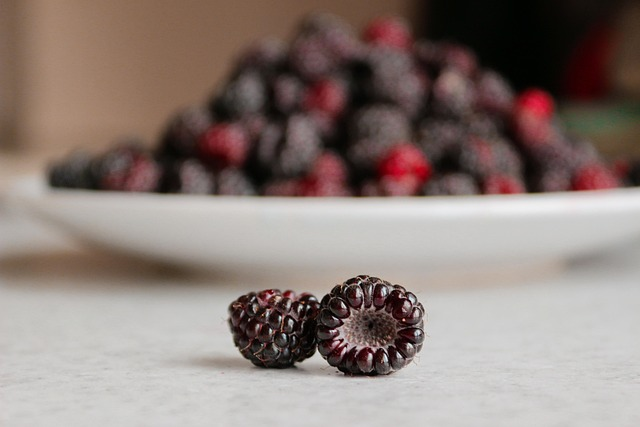
#> input picture AI/images/blackberries.jpg, 640 x 427 px
$ python 1.machine_vision.py
#> lines starting #> are read from the running program, lines starting #| are printed output that depends on the picture
# -*- coding: utf-8 -*-

"""
[목표]
- 머신비전/OpenCV 입문 수업용 내용을 "개념 + 예제" 중심으로 한 파일에 통합합니다.
- 실행하면서 바로 이해할 수 있도록 주석(설명)을 최대한 자세히 작성합니다.

[이 파일의 구성]
0) 머신비전/영상의 디지털화 개념 요약
1) OpenCV/NumPy 기초: dtype, unsigned, np.uint8(픽셀)
2) 경로(상대경로) 문제 방지: __file__ 기준으로 안전하게 이미지 경로 구성
3) 이미지 생성 예제(요청 반영)
   - 검정/흰색/특정색(B/G/R 포함)
   - Blue/Green/Red 지정 비교 (채널만 남기기)
   - 랜덤 색상 이미지(픽셀 노이즈/블록)
   - 그라데이션(수평 -> 수직 -> [요청] 컬러 그라데이션 -> 2D -> 라디얼)
4) OpenCV 창(Window) 모드 비교
   - 크기 조절 불가: WINDOW_AUTOSIZE
   - 크기 조절 가능: WINDOW_NORMAL (+ resizeWindow)
5) 기존 수업 흐름(유지)
   - imread / imshow / waitKey / ASCII / destroyAllWindows
   - shape 확인 / imwrite로 저장
6) 채널 분리/병합/개별 접근(split/merge/indexing)
7) (응용) uint8 오버플로와 안전한 밝기 조절(cv2.add)

----------------------------------------------------------------
0) 머신 비전(Machine Vision) 개요
----------------------------------------------------------------
인간이 시각정보를 보고 판단하듯, 컴퓨터는 영상 데이터를 보고 판단
    - 이미지 획득(이미지 센서) → 이미지 분석/이해 → 특정 작업 수행

* 비디오 파일이 만들어지는 과정
    이미지 센서가 빛의 양을 감지하여 숫자로 변환
        - 빛의 양 감지 → 전기 신호로 변환 → 디지털화(숫자로 변환)

    - 아날로그 : 연속적으로 변화하는 물리량을 표현(연속적)
    - 디지털 : 데이터를 0과 1의 2진 부호로 표현(불연속적)

    * Analogue to Digital 변환
        [아날로그 → 디지털]
        샘플링, 양자화를 거쳐 실제 장면이 픽셀(Pixel) 단위의 숫자로만 이루어진
        영상 데이터(2차원/3차원 배열)로 변환됨

        - 샘플링(Sampling)
            : 특정 주기(Frequency, 가로축)로 아날로그 데이터의 값을 기록
                - 초에 60번 샘플링: 60Hz(FPS)
                - 촘촘할수록 실제 장면과 가까워짐

        - 양자화(Quantization)
            : 특정 단위(Bit, 세로축)로 아날로그 데이터를 이산적인 값으로 표현
                - 8bit 컬러 = 2^8 = 256 단계
                - 24bit 컬러 = 2^24 단계(일반적인 True Color)
                - 단계가 많을수록(촘촘할수록) 실제 장면과 가까워짐

    * 영상 처리 과정(전형적인 파이프라인)

    [입력 데이터] 해결하기 원하는 문제에 대한 이미지 또는 영상 입력
         ↓
    [전처리 과정] 각종 필터 및 마스킹을 통한 영상 노이즈 제거
         ↓
    [특징 검출] 윤곽선, 코너, 특정 색 등 목표한 특징 검출
         ↓
    [데이터 해석] 검출된 데이터를 기반으로 해석 및 문제 해결
         ↓
    [출력 데이터] 목표한 최종 데이터 출력

----------------------------------------------------------------
1) 머신비전 라이브러리(요약)
----------------------------------------------------------------
- OpenCV : 무료, BSD 라이센스, 코드 공개 의무 없음, 상업적 이용 가능
- Halcon : 유료, 비쌈, 강력한 성능, 다양한 기능, 전문가 우대
- MIL    : 유료, 국내에서 많이 사용
- Vision Pro : 유료, 코드 리딩/패턴 매칭 등에 사용

----------------------------------------------------------------
2) OpenCV(Open Source Computer Vision Library)
----------------------------------------------------------------
- Intel에서 최초 개발(1999)
- C/C++, C#, Python, Java 지원
- 다양한 영상 처리 알고리즘 최적화 제공
- GPU 가속 모듈 지원
- 머신러닝 관련 모듈 포함

- 공식 홈페이지 : https://opencv.org/
- 파이썬 튜토리얼 : https://docs.opencv.org/4.10.0/d6/d00/tutorial_py_root.html

- 설치 방법 : pip install opencv-python
- 불러오기 : import cv2

----------------------------------------------------------------
[추가로 꼭 알아야 하는 핵심 개념]
----------------------------------------------------------------
(1) OpenCV 이미지 = NumPy 배열(np.ndarray)
    - grayscale(흑백): shape=(H, W)
    - color(컬러 BGR): shape=(H, W, 3)

(2) dtype = np.uint8
    - unsigned 8-bit integer = 0~255 범위
    - 영상/이미지는 보통 8bit(0~255)로 많이 다룸
    - 주의: uint8 상태에서 numpy 연산(+/-) 시 wrap-around(오버플로/언더플로) 위험
      예) np.uint8(250) + 10 -> 4 (260을 256으로 나눈 나머지)
    - 밝기 조절은 cv2.add/cv2.subtract 또는 astype+clip 후 uint8로 복귀 권장

(3) OpenCV 기본 채널 순서 = BGR
    - (0,0,255)는 “빨강”(B=0,G=0,R=255)

(4) 좌표/인덱싱
    - 말로는 (x,y)라고 하지만, 배열 접근은 img[y, x]
      (y=행=세로, x=열=가로)

실행:
    python 1.machine_vision_INTEGRATED.py

필요 이미지(권장):
    AI/images/blackberries.jpg
    AI/images/blueberries.jpg
    AI/images/strawberries.jpg

※ 이미지가 없거나 경로가 다르면, 일부 파트는 합성 이미지로 자동 대체(fallback)합니다.
"""

"""
----------------------------------------------------------------------
[핵심 개념] unsigned int? np.uint8?
----------------------------------------------------------------------
- unsigned(부호 없음): 음수가 없는 정수 타입
- C/C++의 unsigned int는 보통 32-bit인 경우가 많지만(0~2^32-1),
  "환경"에 따라 크기가 달라질 수 있습니다.

- NumPy의 np.uint8:
  - 8비트 부호 없는 정수 (0~255)
  - 일반적인 8-bit 영상(픽셀 값)은 보통 np.uint8로 표현합니다.

[중요] uint8 산술 주의
- numpy로 uint8끼리 더하면 overflow(넘침)로 값이 "회전"할 수 있습니다.
  예) 250 + 10 = 4 (260 mod 256)
- 밝기 증가/감소처럼 영상 처리에서는
  - cv2.add / cv2.subtract (포화 연산, saturate) 를 선호하거나
  - int16/float로 변환 후 clip(0~255) 하는 방법을 사용합니다.

----------------------------------------------------------------------
[중요] OpenCV 색상 채널 순서
----------------------------------------------------------------------
- OpenCV의 컬러 채널 순서는 RGB가 아니라 "BGR" 입니다.
  Blue  = (255, 0, 0)
  Green = (0, 255, 0)
  Red   = (0, 0, 255)

----------------------------------------------------------------------
[실행]
python 1_machine_vision_integrated.py
"""

from __future__ import annotations

from pathlib import Path
import cv2
import numpy as np


# =============================================================================
# 1) 경로 설정: 상대경로 깨짐 방지 (__file__ 기준)
# =============================================================================
print(f"OpenCV version: {cv2.__version__}")

# 현재 .py 파일 위치
BASE_DIR = Path(__file__).resolve().parent

# 사용자 폴더 구조 가정:
# - 이 파일이 .../AI/Open_CV/ 에 있고
# - 이미지가 .../AI/images/ 에 있는 구조를 기준으로 합니다.
AI_DIR = BASE_DIR.parent
IMG_DIR = AI_DIR / "images"
OUT_DIR = IMG_DIR / "output"
OUT_DIR.mkdir(parents=True, exist_ok=True)

print("BASE_DIR:", BASE_DIR)
print("IMG_DIR :", IMG_DIR)
print("OUT_DIR :", OUT_DIR)


# =============================================================================
# 2) 공통 유틸 함수(학습/디버깅을 위한 도구)
# =============================================================================
def ensure_loaded(img: np.ndarray | None, path: Path) -> np.ndarray:
    """
    cv2.imread()는 경로가 잘못되면 예외를 던지지 않고 None을 반환합니다.
    그래서 "반드시" None 체크를 해서 빨리 원인을 찾는 습관이 중요합니다.
    """
    if img is None:
        raise FileNotFoundError(f"[imread 실패] 파일을 찾을 수 없거나 읽을 수 없습니다: {path}")
    return img


def info(name: str, img: np.ndarray) -> None:
    """
    이미지의 기본 정보를 출력해 두면(특히 dtype/min/max),
    전처리/연산 과정에서 값이 깨졌는지 빠르게 확인할 수 있습니다.
    """
    print(f"\n[{name}]")
    print(" shape:", img.shape)
    print(" dtype:", img.dtype)
    print(" min/max:", int(img.min()), int(img.max()))


def put_label(img: np.ndarray, text: str, org: tuple[int, int] = (10, 30)) -> np.ndarray:
    """
    비교용 패널을 만들 때 라벨(텍스트)이 있으면 학습 효율이 크게 올라갑니다.
    putText는 원본 배열을 직접 수정하므로 copy 후 작업합니다.
    """
    out = img.copy()
    # 글자 그림자(검정) -> 본문(흰색) 순으로 두 번 그리면 가독성이 좋아집니다.
    cv2.putText(out, text, org, cv2.FONT_HERSHEY_SIMPLEX, 0.7, (0, 0, 0), 4, cv2.LINE_AA)
    cv2.putText(out, text, org, cv2.FONT_HERSHEY_SIMPLEX, 0.7, (255, 255, 255), 2, cv2.LINE_AA)
    return out


def gray_to_bgr(gray: np.ndarray) -> np.ndarray:
    """그레이(1채널)를 BGR(3채널)로 변환(패널 합치기 편함)."""
    return cv2.cvtColor(gray, cv2.COLOR_GRAY2BGR)


def show_wait(title: str, img: np.ndarray, delay: int = 0) -> int:
    """
    - delay=0  : 키 입력까지 대기
    - delay>0  : delay(ms) 후 자동 진행
    """
    cv2.imshow(title, img)
    return cv2.waitKey(delay)


def close_all() -> None:
    """창 정리."""
    cv2.destroyAllWindows()


# =============================================================================
# 3) dtype / np.uint8 예제 (기존 코드에서 자주 실수하던 부분 보강)
# =============================================================================
def demo_dtype_uint8() -> None:
    """
    기존 코드에 등장했던:
        color_img = np.zeros((100, 200), dtype=uint8)
    는 'uint8' 이름이 정의되어 있지 않으면 NameError가 납니다.

    올바른 표기:
        np.uint8

    참고로, 정말 uint8이라는 별칭을 쓰고 싶다면:
        uint8 = np.uint8
    처럼 먼저 정의해야 합니다(권장하진 않음).
    """
    print("\n=== demo_dtype_uint8 ===")

    # (권장) 명시적으로 np.uint8 사용
    gray = np.zeros((100, 200), dtype=np.uint8)
    info("gray zeros", gray)

    # (설명용) 별칭을 꼭 쓰고 싶다면 이렇게 정의 가능
    uint8 = np.uint8  # noqa: N816 (교육용)
    gray2 = np.zeros((100, 200), dtype=uint8)
    info("gray zeros (alias uint8)", gray2)

    # 컬러 이미지는 보통 (H,W,3)
    color = np.zeros((100, 200, 3), dtype=np.uint8)
    info("color zeros", color)


# =============================================================================
# 4) (요청) 검정/흰색/특정색 + B/G/R 비교 + 채널만 남기기
# =============================================================================
def make_solid(height: int, width: int, bgr: tuple[int, int, int]) -> np.ndarray:
    """BGR 단색 이미지 생성."""
    img = np.zeros((height, width, 3), dtype=np.uint8)
    img[:, :] = bgr
    return img


def keep_only_channel(img: np.ndarray, channel: str) -> np.ndarray:
    """
    컬러 이미지에서 특정 채널만 남기고 나머지는 0으로 만드는 함수.

    - channel='b' -> Blue 채널만 남김
    - channel='g' -> Green 채널만 남김
    - channel='r' -> Red 채널만 남김

    왜 중요?
    - "blue를 지정한 경우 / green / red"를 직관적으로 비교 가능
    - 색상 기반 처리(마스킹) 이해에도 도움이 됩니다.
    """
    out = np.zeros_like(img)
    ch = channel.lower()

    if ch == "b":
        out[:, :, 0] = img[:, :, 0]
    elif ch == "g":
        out[:, :, 1] = img[:, :, 1]
    elif ch == "r":
        out[:, :, 2] = img[:, :, 2]
    else:
        raise ValueError("channel은 'b','g','r' 중 하나여야 합니다.")
    return out


def demo_black_white_and_colors() -> None:
    """
    - 검정/흰색 이미지
    - 특정 색상 이미지(B/G/R)
    - 추가 색(노랑/시안/보라)까지 포함해서 BGR 감각을 강화
    - 패널로 저장 + 창으로 표시
    """
    print("\n=== demo_black_white_and_colors ===")

    H, W = 200, 250
    black = put_label(make_solid(H, W, (0, 0, 0)), "BLACK (0,0,0)")
    white = put_label(make_solid(H, W, (255, 255, 255)), "WHITE (255,255,255)")

    blue = put_label(make_solid(H, W, (255, 0, 0)), "BLUE  BGR=(255,0,0)")
    green = put_label(make_solid(H, W, (0, 255, 0)), "GREEN BGR=(0,255,0)")
    red = put_label(make_solid(H, W, (0, 0, 255)), "RED   BGR=(0,0,255)")

    yellow = put_label(make_solid(H, W, (0, 255, 255)), "YELLOW BGR=(0,255,255)")
    cyan = put_label(make_solid(H, W, (255, 255, 0)), "CYAN   BGR=(255,255,0)")
    purple = put_label(make_solid(H, W, (255, 0, 255)), "PURPLE BGR=(255,0,255)")

    row1 = cv2.hconcat([black, white, yellow, cyan])
    row2 = cv2.hconcat([blue, green, red, purple])
    panel = cv2.vconcat([row1, row2])

    out_path = OUT_DIR / "panel_solid_colors.png"
    cv2.imwrite(str(out_path), panel)
    print("[saved]", out_path)

    cv2.namedWindow("Solid Colors (Resizable)", cv2.WINDOW_NORMAL)
    cv2.resizeWindow("Solid Colors (Resizable)", 1200, 550)
    show_wait("Solid Colors (Resizable)", panel, 0)
#> (key Esc is pressed here)
    close_all()


def demo_channel_only_compare() -> None:
    """
    요청사항:
    - blue 이미지 지정/green/red 지정 비교
    - 여기서는 "하나의 컬러 이미지"에서 채널만 남기는 방식으로 비교합니다.

    (학습 포인트)
    - 채널 분리/접근이 어떤 의미인지 즉시 체감
    - '색상 정보는 결국 채널 값들의 조합'임을 이해
    """
    print("\n=== demo_channel_only_compare ===")

    # 테스트용 컬러 이미지: B=100, G=150, R=200
    img = np.zeros((220, 320, 3), dtype=np.uint8)
    img[:, :, 0] = 100
    img[:, :, 1] = 150
    img[:, :, 2] = 200

    b_only = keep_only_channel(img, "b")
    g_only = keep_only_channel(img, "g")
    r_only = keep_only_channel(img, "r")

    panel = cv2.hconcat([
        put_label(img, "Original (B=100,G=150,R=200)"),
        put_label(b_only, "Keep ONLY Blue channel"),
        put_label(g_only, "Keep ONLY Green channel"),
        put_label(r_only, "Keep ONLY Red channel"),
    ])

    out_path = OUT_DIR / "panel_keep_only_channels.png"
    cv2.imwrite(str(out_path), panel)
    print("[saved]", out_path)

    cv2.namedWindow("Channel Only Compare (Resizable)", cv2.WINDOW_NORMAL)
    cv2.resizeWindow("Channel Only Compare (Resizable)", 1500, 450)
    show_wait("Channel Only Compare (Resizable)", panel, 0)
#> (key Enter is pressed here)
    close_all()


# =============================================================================
# 5) (요청) 창 크기 조절 가능/불가능 비교
# =============================================================================
def demo_window_modes(img: np.ndarray) -> None:
    """
    WINDOW_AUTOSIZE:
    - 창 크기가 이미지 크기에 고정되는 경향
    - 드래그로 크기 변경이 제한될 수 있음(환경에 따라 다소 차이)

    WINDOW_NORMAL:
    - 사용자가 창 크기를 자유롭게 조절 가능
    - resizeWindow로 코드에서 크기도 지정 가능
    """
    print("\n=== demo_window_modes ===")

    win_auto = "AUTOSIZE (Not Resizable)"
    win_norm = "NORMAL (Resizable)"

    cv2.namedWindow(win_auto, cv2.WINDOW_AUTOSIZE)
    cv2.namedWindow(win_norm, cv2.WINDOW_NORMAL)

    # NORMAL은 일부러 크게 띄워 "조절 가능"을 바로 체감하게 함
    cv2.resizeWindow(win_norm, 1200, 700)

    cv2.imshow(win_auto, img)
#> in put_label (call 15), `cv2.putText(out, text, org, cv2.FONT_HERSHEY_SIMPLEX, 0.7, (255, 255, ..`:
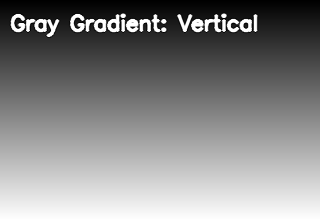
#> out: shape (220, 320, 3); min 0, max 255, mean 133.1
    cv2.imshow(win_norm, img)

    print("두 창을 직접 드래그해서 크기 변경이 가능한지 비교해보세요.")
    print("키를 누르면 다음으로 진행합니다.")
    cv2.waitKey(0)
    close_all()


# =============================================================================
# 6) (요청) 랜덤 색상 / 그라데이션(수평/수직/컬러/2D/라디얼)
# =============================================================================
def random_color_noise(h: int, w: int, seed: int = 0) -> np.ndarray:
    """픽셀 단위 랜덤 컬러 노이즈."""
    rng = np.random.default_rng(seed)
    return rng.integers(0, 256, size=(h, w, 3), dtype=np.uint8)


def random_color_blocks(h: int, w: int, block: int = 25, seed: int = 0) -> np.ndarray:
    """블록 단위 랜덤 컬러(픽셀 노이즈보다 패턴이 명확)."""
#> called with h = 220, w = 320, block = 25, seed = 2
    rng = np.random.default_rng(seed)
    img = np.zeros((h, w, 3), dtype=np.uint8)
    for y in range(0, h, block):
        for x in range(0, w, block):
            img[y:y + block, x:x + block] = (
                int(rng.integers(0, 256)),
                int(rng.integers(0, 256)),
                int(rng.integers(0, 256)),
            )
    return img


def grad_horizontal_gray(h: int, w: int) -> np.ndarray:
    """수평 그라데이션(좌->우): 0..255"""
    line = np.linspace(0, 255, w, dtype=np.uint8)
    return np.tile(line, (h, 1))


def grad_vertical_gray(h: int, w: int) -> np.ndarray:
    """수직 그라데이션(상->하): 0..255"""
    col = np.linspace(0, 255, h, dtype=np.uint8).reshape(h, 1)
    return np.tile(col, (1, w))


def grad_horizontal_color(h: int, w: int) -> np.ndarray:
    """
    [요청] 수직 그라데이션 다음에 컬러 그라데이션 추가
    -> 컬러(수평) 그라데이션

    예시 구성(BGR):
    - B: 좌->우 증가
    - G: 우->좌 증가(반전)
    - R: 고정(중간값)
    """
    x = np.linspace(0, 255, w, dtype=np.uint8)
    b = np.tile(x, (h, 1))
    g = np.tile(x[::-1], (h, 1))
    r = np.full((h, w), 90, dtype=np.uint8)
    return cv2.merge([b, g, r])


def grad_vertical_color(h: int, w: int) -> np.ndarray:
    """
    컬러(수직) 그라데이션

    - B: 상->하 증가
    - G: 고정
    - R: 하->상 증가(반전)
    """
    y = np.linspace(0, 255, h, dtype=np.uint8).reshape(h, 1)
    b = np.tile(y, (1, w))
    g = np.full((h, w), 80, dtype=np.uint8)
    r = np.tile(y[::-1], (1, w))
    return cv2.merge([b, g, r])


def grad_2d_gray(h: int, w: int) -> np.ndarray:
    """2D 그라데이션(좌상단->우하단): 수평+수직 평균."""
    gx = grad_horizontal_gray(h, w).astype(np.uint16)
    gy = grad_vertical_gray(h, w).astype(np.uint16)
    return ((gx + gy) // 2).astype(np.uint8)


def grad_radial_gray(h: int, w: int) -> np.ndarray:
    """라디얼(원형) 그라데이션: 중심에서 멀어질수록 값 증가."""
    yy, xx = np.indices((h, w))
    cy, cx = h / 2.0, w / 2.0
    dist = np.sqrt((yy - cy) ** 2 + (xx - cx) ** 2)
    dist_norm = dist / dist.max()
    return (dist_norm * 255).astype(np.uint8)


def demo_random_and_gradients() -> None:
    """
    랜덤/그라데이션을 한 화면에서 비교 가능한 패널로 구성합니다.

    [요청 순서 반영]
    - 수평(그레이) -> 수직(그레이)
    - 그 다음에 컬러 그라데이션(수평/수직) 배치
    - 이후 2D/라디얼 및 랜덤 예제
    """
    print("\n=== demo_random_and_gradients ===")

    H, W = 220, 320

    # --- (1) 그레이 그라데이션: 수평 -> 수직 (요청 순서)
    g_h = put_label(gray_to_bgr(grad_horizontal_gray(H, W)), "Gray Gradient: Horizontal")
    g_v = put_label(gray_to_bgr(grad_vertical_gray(H, W)), "Gray Gradient: Vertical")

    # --- (2) [요청] 수직 그라데이션 다음에 컬러 그라데이션 추가
    c_h = put_label(grad_horizontal_color(H, W), "Color Gradient: Horizontal (BGR)")
    c_v = put_label(grad_vertical_color(H, W), "Color Gradient: Vertical (BGR)")

    # --- (3) 추가 그라데이션(2D/라디얼)
    g_2d = put_label(gray_to_bgr(grad_2d_gray(H, W)), "Gray Gradient: 2D")
    g_rad = put_label(gray_to_bgr(grad_radial_gray(H, W)), "Gray Gradient: Radial")

    # --- (4) 랜덤 이미지(요청)
    rand_pix = put_label(random_color_noise(H, W, seed=1), "Random Color: Pixel Noise")
    rand_blk = put_label(random_color_blocks(H, W, block=25, seed=2), "Random Color: Block Pattern")

    # 패널 구성(가독성 있게 행 단위)
    row1 = cv2.hconcat([g_h, g_v, c_h, c_v])
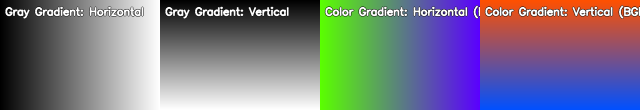
#> row1: shape (220, 1280, 3) (shown at 1/2 size); mean B, G, R 131.6, 119.2, 120.1
    row2 = cv2.hconcat([g_2d, g_rad, rand_pix, rand_blk])
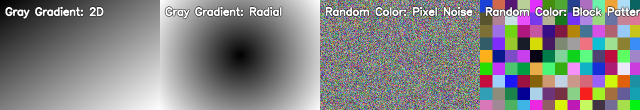
#> row2: shape (220, 1280, 3) (shown at 1/2 size); mean B, G, R 132.2, 131.9, 132.6
    panel = cv2.vconcat([row1, row2])
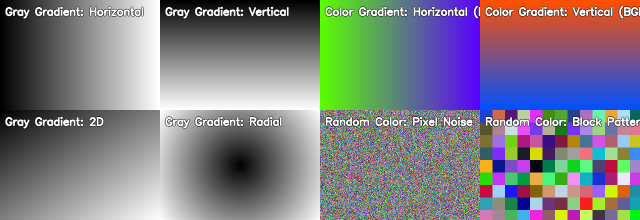
#> panel: shape (440, 1280, 3) (shown at 1/2 size); mean B, G, R 131.9, 125.5, 126.4

    out_path = OUT_DIR / "panel_random_and_gradients.png"
    cv2.imwrite(str(out_path), panel)
    print("[saved]", out_path)

    cv2.namedWindow("Random & Gradients (Resizable)", cv2.WINDOW_NORMAL)
    cv2.resizeWindow("Random & Gradients (Resizable)", 1600, 700)
    show_wait("Random & Gradients (Resizable)", panel, 0)
    close_all()


# =============================================================================
# 7) 기존 수업 흐름 유지: imread/imshow/waitKey/ASCII + shape + imwrite
# =============================================================================
def demo_image_io_like_class_flow() -> None:
    """
    사용자가 기존에 작성했던 흐름을 "개념/예제"로 보기 좋게 정리한 섹션입니다.

    포함 내용:
    - imread: 컬러/그레이 읽기
    - imshow: 창 표시
    - waitKey: 키 입력 대기 + ASCII 변환
    - destroyAllWindows: 창 정리
    - shape 확인
    - imwrite: 저장

    [주의]
    - 이미지 파일이 실제로 IMG_DIR에 있어야 합니다.
      (blackberries.jpg, blueberries.jpg, strawberries.jpg)
    """
    print("\n=== demo_image_io_like_class_flow ===")

    # ------------------------------------------------------------
    # 7-1) imread: 이미지 읽기
    # ------------------------------------------------------------
    blackberries_path = IMG_DIR / "blackberries.jpg"
    blueberries_path = IMG_DIR / "blueberries.jpg"

    blackberries = cv2.imread(str(blackberries_path))  # 기본: 컬러(BGR)
#> blackberries is the input picture: shape (427, 640, 3); mean B, G, R 120.7, 126.2, 140.5
    blueberries = cv2.imread(str(blueberries_path), cv2.IMREAD_GRAYSCALE)
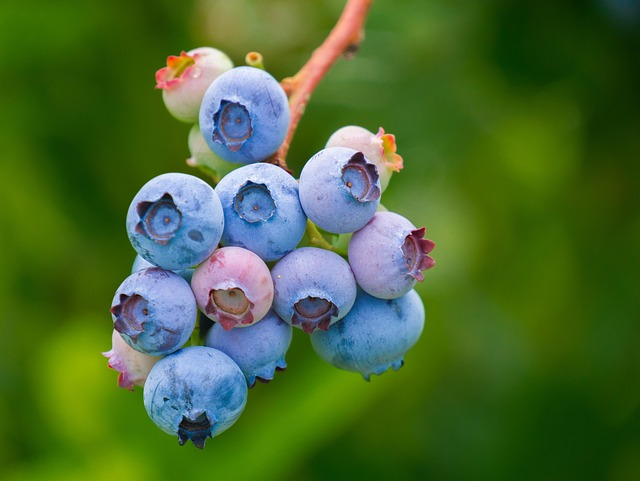
#> input picture AI/images/blueberries.jpg, 640 x 481 px
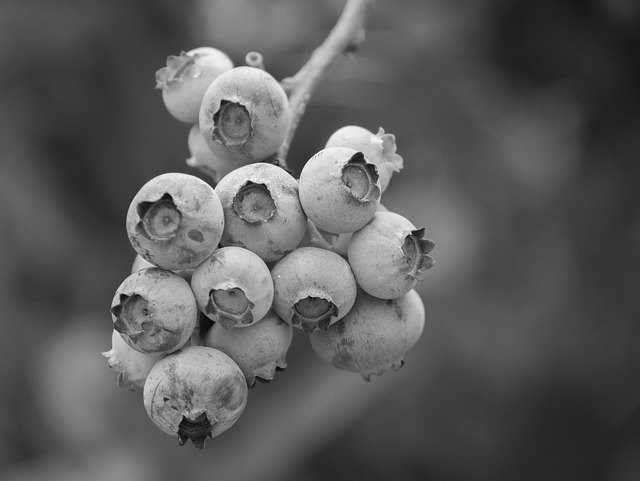
#> blueberries: shape (481, 640); min 1, max 255, mean 90.7

    blackberries = ensure_loaded(blackberries, blackberries_path)
    blueberries = ensure_loaded(blueberries, blueberries_path)

    info("blackberries(color)", blackberries)
#|  shape: (427, 640, 3)
#|  dtype: uint8
#|  min/max: 0 255
    info("blueberries(gray)", blueberries)
#|  shape: (481, 640)
#|  dtype: uint8
#|  min/max: 1 255

    # ------------------------------------------------------------
    # 7-2) imshow + waitKey: 창 표시 + 키 입력 받기
    # ------------------------------------------------------------
    cv2.imshow("blackberries image", blackberries)
    cv2.imshow("blueberries image grayscale", blueberries)

    # waitKey(0): 무한 대기 (키를 누를 때까지)
    key = cv2.waitKey(0)
#> (key Esc is pressed here)
    print("key (raw int):", key)

    # 키 값은 환경/특수키에 따라 상위비트가 포함될 수 있어 하위 1바이트만 쓰는 편이 안전
    ch = chr(key & 0xFF)
    ascii_code = ord(ch)
    print(f"문자: {ch}, ASCII CODE: {ascii_code}")

    cv2.destroyAllWindows()

    # ------------------------------------------------------------
    # 7-3) shape 확인 + imwrite로 저장
    # ------------------------------------------------------------
    strawberries_path = IMG_DIR / "strawberries.jpg"
    strawberries = cv2.imread(str(strawberries_path), cv2.IMREAD_COLOR)
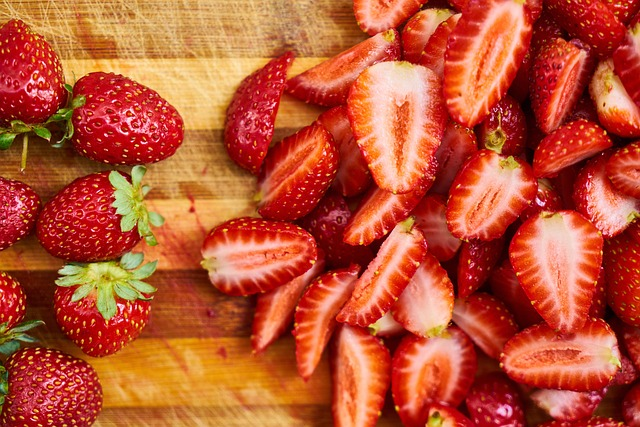
#> input picture AI/images/strawberries.jpg, 640 x 427 px
#> strawberries is the input picture: shape (427, 640, 3); mean B, G, R 51.7, 83.4, 186.3
    strawberries_gray = cv2.imread(str(strawberries_path), cv2.IMREAD_GRAYSCALE)
#> (the rest of the program and of its run is left out)
